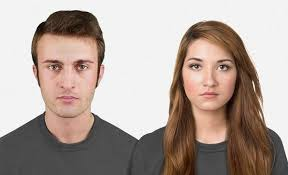
#> input picture img.jpeg, 288 x 175 px
$ python face_detection.py
#> lines starting #> are read from the running program, lines starting #| are printed output that depends on the picture; after the words box and inside, x2 and y2 are one past the last pixel; in counts of white or black regions, pixels touching at a corner belong together
import cv2
face_detect=cv2.CascadeClassifier('haarcascade_frontalface_default.xml')
img=cv2.imread('img.jpeg')
#> img is the input picture: shape (175, 288, 3); mean B, G, R 154.1, 161.9, 176.6
gray=cv2.cvtColor(img,cv2.COLOR_BGR2GRAY)
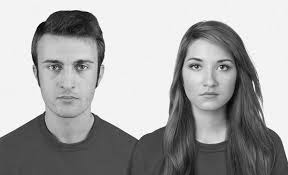
#> gray: shape (175, 288); min 1, max 255, mean 165.4
faces=face_detect.detectMultiScale(gray,1.2,4)
#> faces = [[176, 41, 68, 68], [26, 35, 83, 83]]
for (x,y,w,h) in faces:
    cv2.rectangle(img,(x,y),(x+w,y+h),(0,225,0),5)
#> this loop made 2 passes
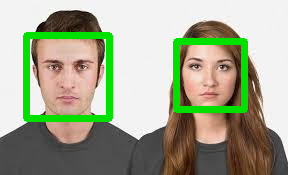
#> img: shape (175, 288, 3); 8.31% of pixels changed, all inside (x1, y1, x2, y2) = (23, 32, 248, 122)
cv2.imshow('img',img)
cv2.waitKey()
